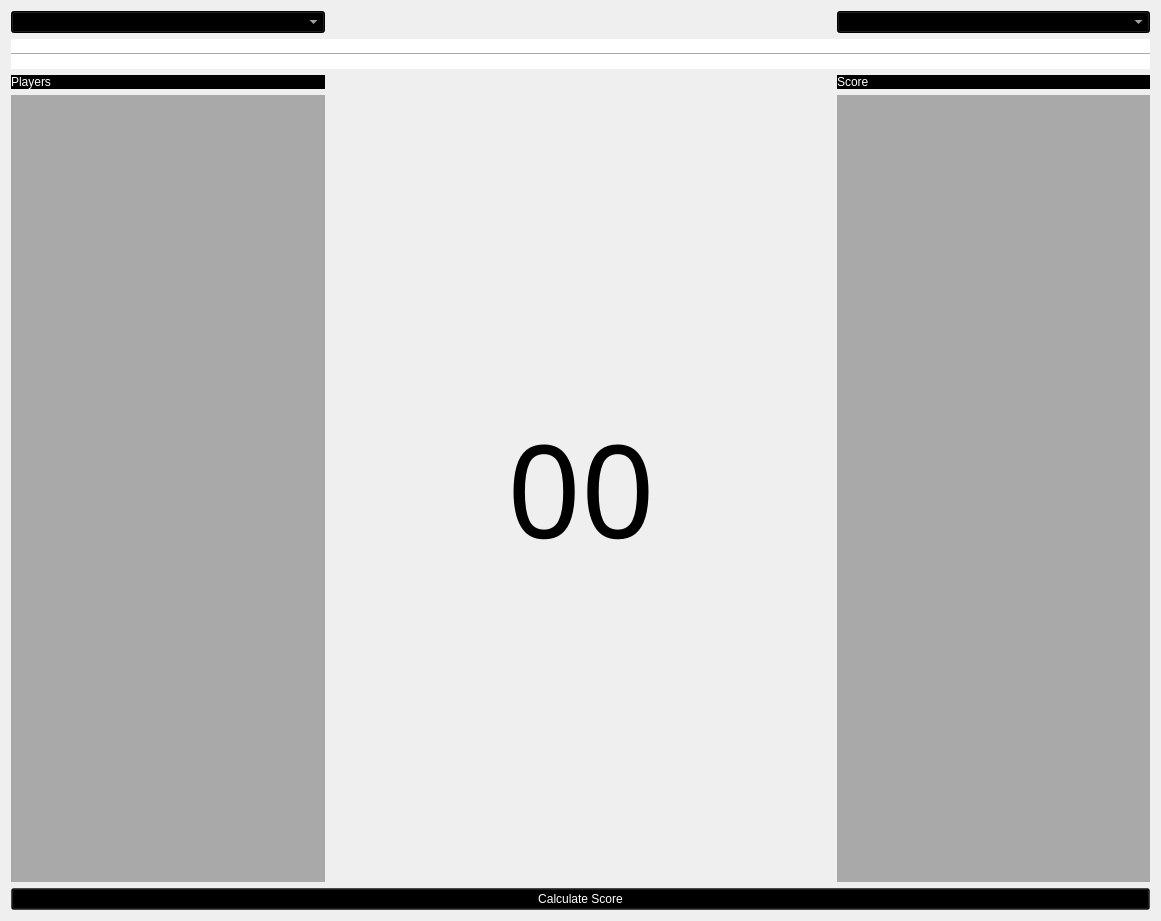
<?xml version="1.0" encoding="UTF-8"?>
<ui version="4.0">
 <class>EvaluateScore</class>
 <widget class="QWidget" name="EvaluateScore">
  <property name="geometry">
   <rect>
    <x>0</x>
    <y>0</y>
    <width>1161</width>
    <height>921</height>
   </rect>
  </property>
  <property name="windowTitle">
   <string>Evaluate Score</string>
  </property>
  <property name="windowIcon">
   <iconset resource="../../Users/rahul/Desktop/images.qrc">
    <normaloff>:/img/windowicon.png</normaloff>:/img/windowicon.png</iconset>
  </property>
  <property name="styleSheet">
   <string notr="true">border-image: url(:/img/564421.jpg);</string>
  </property>
  <layout class="QGridLayout" name="gridLayout">
   <item row="4" column="0" colspan="3">
    <widget class="QPushButton" name="calculateScoreButton">
     <property name="styleSheet">
      <string notr="true">font: 87 72pt &quot;Segoe UI Black&quot;;
background-color: rgb(0, 0, 0,100);
color: rgb(255, 255, 255);border-image: url;</string>
     </property>
     <property name="text">
      <string>Calculate Score</string>
     </property>
     <property name="default">
      <bool>false</bool>
     </property>
     <property name="flat">
      <bool>false</bool>
     </property>
    </widget>
   </item>
   <item row="3" column="1">
    <widget class="QLabel" name="finalScore">
     <property name="sizePolicy">
      <sizepolicy hsizetype="Fixed" vsizetype="Preferred">
       <horstretch>0</horstretch>
       <verstretch>0</verstretch>
      </sizepolicy>
     </property>
     <property name="minimumSize">
      <size>
       <width>500</width>
       <height>0</height>
      </size>
     </property>
     <property name="maximumSize">
      <size>
       <width>16777215</width>
       <height>500</height>
      </size>
     </property>
     <property name="font">
      <font>
       <family>Segoe UI Black</family>
       <pointsize>97</pointsize>
      </font>
     </property>
     <property name="styleSheet">
      <string notr="true">border-image: url(:/img/92-924018_moon-atmosphere-desktop-wallpaper-png-moon-removebg-preview.png);</string>
     </property>
     <property name="text">
      <string>00</string>
     </property>
     <property name="scaledContents">
      <bool>true</bool>
     </property>
     <property name="alignment">
      <set>Qt::AlignCenter</set>
     </property>
    </widget>
   </item>
   <item row="0" column="2">
    <widget class="QComboBox" name="matchSelectComboBox">
     <property name="styleSheet">
      <string notr="true">font: 87 26pt &quot;Segoe UI Black&quot;;
background-color: rgb(0, 0, 0);
color: rgb(255, 255, 255);border-image: url;</string>
     </property>
    </widget>
   </item>
   <item row="3" column="0">
    <widget class="QListWidget" name="playersList">
     <property name="font">
      <font>
       <family>Segoe UI Black</family>
       <pointsize>21</pointsize>
      </font>
     </property>
     <property name="styleSheet">
      <string notr="true">background-color: rgb(0, 0, 0,75);
color: rgb(255, 255, 255);border-image: url;</string>
     </property>
     <property name="frameShape">
      <enum>QFrame::NoFrame</enum>
     </property>
    </widget>
   </item>
   <item row="0" column="0">
    <widget class="QComboBox" name="teamSelectComboBox">
     <property name="styleSheet">
      <string notr="true">font: 87 26pt &quot;Segoe UI Black&quot;;
border-image: url;
background-color: rgb(0, 0, 0);
color: rgb(255, 255, 255);</string>
     </property>
     <property name="iconSize">
      <size>
       <width>42</width>
       <height>37</height>
      </size>
     </property>
    </widget>
   </item>
   <item row="1" column="0" colspan="3">
    <widget class="Line" name="line">
     <property name="minimumSize">
      <size>
       <width>0</width>
       <height>30</height>
      </size>
     </property>
     <property name="styleSheet">
      <string notr="true">background-color: rgb(255, 255, 255);
border-image: url;
</string>
     </property>
     <property name="orientation">
      <enum>Qt::Horizontal</enum>
     </property>
    </widget>
   </item>
   <item row="3" column="2">
    <widget class="QListWidget" name="playerScoreList">
     <property name="minimumSize">
      <size>
       <width>0</width>
       <height>20</height>
      </size>
     </property>
     <property name="styleSheet">
      <string notr="true">background-color: rgb(0, 0, 0,75);
color: rgb(255, 255, 255);border-image: url;</string>
     </property>
     <property name="frameShape">
      <enum>QFrame::NoFrame</enum>
     </property>
    </widget>
   </item>
   <item row="2" column="0">
    <widget class="QLabel" name="PlayerLabel">
     <property name="styleSheet">
      <string notr="true">font: 87 26pt &quot;Segoe UI Black&quot;;
border-image: url;
background-color: rgb(0, 0, 0);
color: rgb(255, 255, 255);</string>
     </property>
     <property name="text">
      <string>Players</string>
     </property>
    </widget>
   </item>
   <item row="2" column="2">
    <widget class="QLabel" name="ScoreLabel">
     <property name="styleSheet">
      <string notr="true">font: 87 26pt &quot;Segoe UI Black&quot;;
border-image: url;
background-color: rgb(0, 0, 0);
color: rgb(255, 255, 255);</string>
     </property>
     <property name="text">
      <string>Score</string>
     </property>
    </widget>
   </item>
  </layout>
 </widget>
 <resources>
  <include location="../../Users/rahul/Desktop/gvg.qrc"/>
  <include location="../../Users/rahul/Desktop/images.qrc"/>
 </resources>
 <connections/>
</ui>
